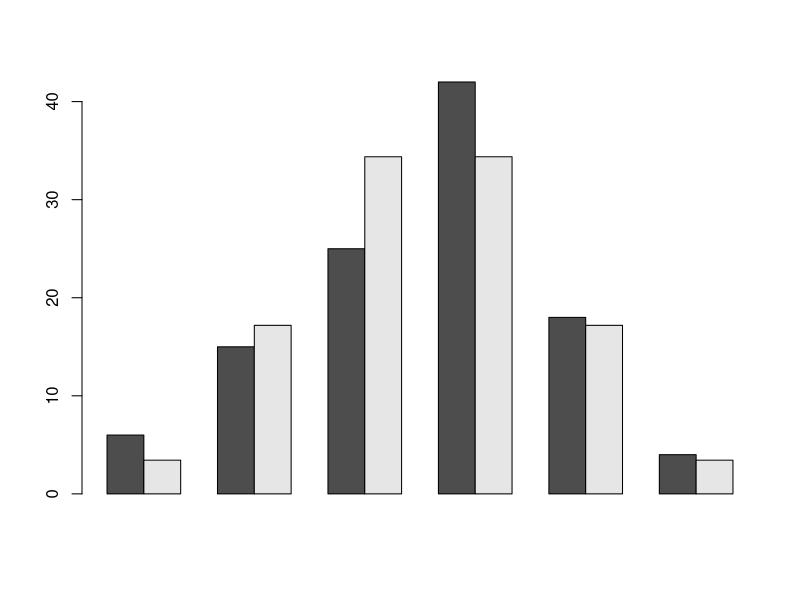

This chart was generated by the following R code:
##SLIP - 26
##Q.1
choose(7,4)

##Q.2
obs <- c(6,15,25,42,18,4)

exp <- dbinom(0:5,5,0.5)*sum(obs)

barplot(rbind(obs,exp), beside=TRUE)
